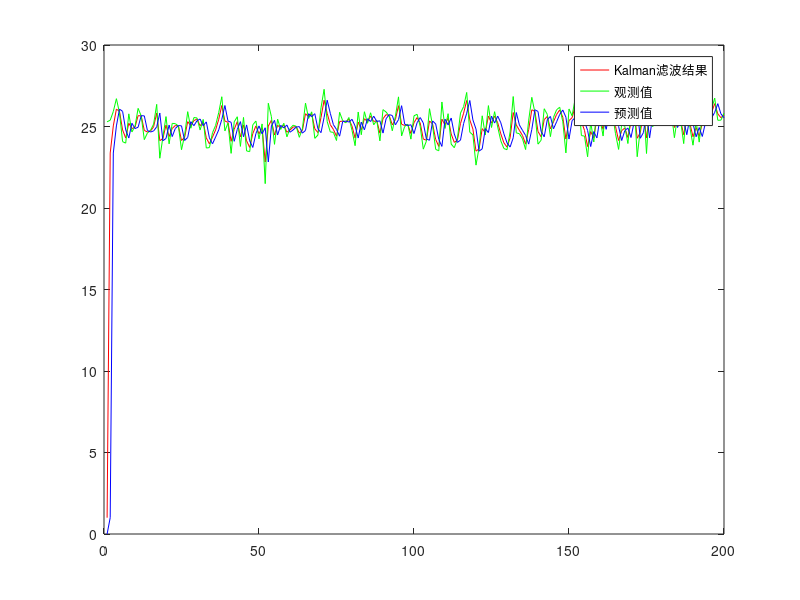

Recreate this plot in MATLAB.
clear all;
N=200;
bsx(1)=1;
p(1)=10;
Z=randn(1,N)+25;
R = std(Z).^2;
w=randn(1,N);
Q = std(w).^2;
for t=2:N;
    x(t)=bsx(t-1);
    
    p1(t)=p(t-1)+Q;
    
    kg(t)=p1(t)/(p1(t)+R);
    
    bsx(t)=x(t)+kg(t)*(Z(t)-x(t));
    
    p(t)=(1-kg(t))*p1(t);
end
t=1:N;
plot(t,bsx,'r', t,Z,'g', t,x,'b');              % 红色线最优化估算结果滤波后的值，%绿色线观测值，蓝色线预测值
legend('Kalman滤波结果','观测值','预测值');

